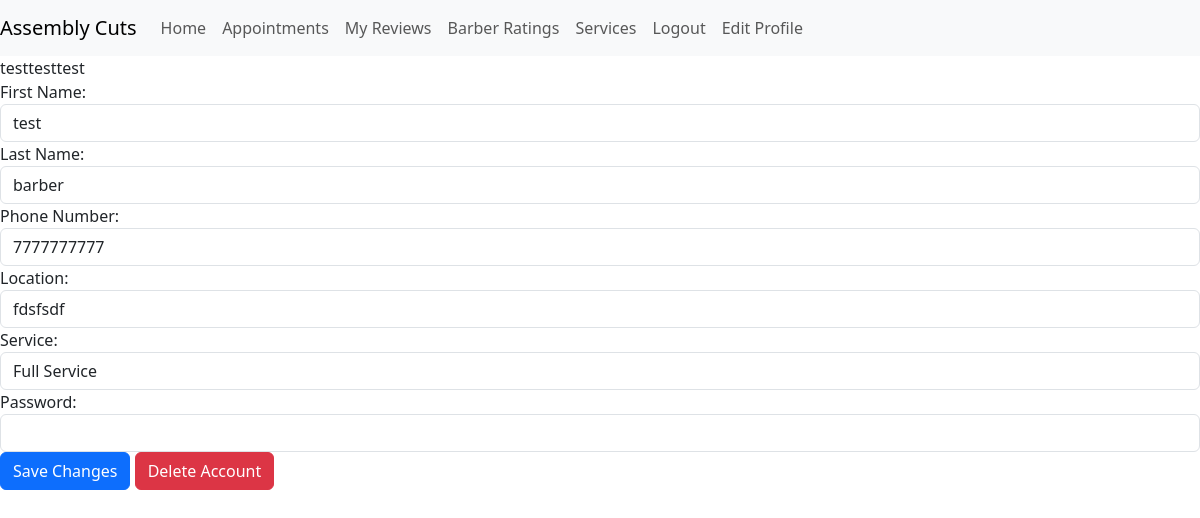
Screenshot of /home/edit-profile.php (signed in) with the database file from the repository.
### tables this page shows
CREATE TABLE `SERVICES` (
  `SERV_ID` int(11) NOT NULL,
  `SERV_NAME` varchar(50) NOT NULL,
  `PRICE` decimal(6,2) NOT NULL
);

CREATE TABLE `USERS` (
  `USER_ID` int(11) NOT NULL,
  `USERNAME` varchar(50) NOT NULL,
  `FIRST_NAME` varchar(50) NOT NULL,
  `LAST_NAME` varchar(50) NOT NULL,
  `PH_NUM` varchar(15) NOT NULL,
  `LOCATION` varchar(100) NOT NULL,
  `PASSWORD` varchar(50) NOT NULL
);

### home/edit-profile.php (the view, shortened to what this page needs)
<?php
include("../connection.php");
include("../functions.php");
include('../appointments/header.php');
if ($barber_check) {
    $service_options = get_services_choice($conn);
}
?>
<form method="post" action="edit-profile-result.php">
  <div class="form-group">
    <label for="first-name">First Name:</label>
    <input type="text" class="form-control" id="first-name" name="first-name" value="<?php echo $user_dta['FIRST_NAME']; ?>">
  </div>
  <div class="form-group">
    <label for="last-name">Last Name:</label>
    <input type="text" class="form-control" id="last-name" name="last-name" value="<?php echo $user_dta['LAST_NAME']; ?>">
  </div>
  <div class="form-group">
    <label for="phone-number">Phone Number:</label>
    <input type="text" class="form-control" id="phone-number" name="phone-number" value="<?php echo $user_dta['PH_NUM']; ?>">
  </div>
  <div class="form-group">
    <label for="location">Location:</label>
    <input type="text" class="form-control" id="location" name="location" value="<?php echo $user_dta['LOCATION']; ?>">
  </div>
  <?php if (is_barber($conn, $_SESSION['USER_ID'])) : ?>
  <div class="form-group">
    <label for="service">Service:</label>
    <select name="service" class="form-control" id="service">
    <?php echo $service_options; ?>
    </select>
  </div>
  <?php endif; ?>
  <div class="form-group">
    <label for="password">Password:</label>
    <input type="password" class="form-control" id="password" name="password">
  </div>
  <button type="submit" class="btn btn-primary">Save Changes</button>
  <a href="delete-account.php" class = "btn btn-danger">Delete Account</a>
</form>

### functions.php (shortened to what this page needs)
<?php
function get_services_choice($conn)
{
    $service_result = mysqli_query($conn, "SELECT * FROM SERVICES");
    $barber_service_name = mysqli_query($conn, "SELECT SERV_ID FROM BARBER WHERE BARBER_ID = " . $_SESSION['USER_ID']);
    $barber_service_name = mysqli_fetch_assoc($barber_service_name);
    $service_name = mysqli_query($conn, "SELECT SERV_NAME FROM SERVICES WHERE SERV_ID = " . $barber_service_name['SERV_ID']);
    $service_name = mysqli_fetch_assoc($service_name);
    $service_options = "";
    while ($row = mysqli_fetch_assoc($service_result)) {
        echo 'test';
        if ($row['SERV_NAME'] == $service_name['SERV_NAME']) {
            $service_options .= "<option value='" . $row['SERV_ID'] . "' selected>" . $row['SERV_NAME'] . "</option>";
        } else {
            $service_options .= "<option value='" . $row['SERV_ID'] . "'>" . $row['SERV_NAME'] . "</option>";
        }
    }
    return $service_options;
}
function check_if_user_login($conn)
{
    if (isset($_SESSION['USER_ID'])) {
        $id = $_SESSION['USER_ID'];
        $q = "select * from USERS where USER_ID = '$id' limit 1";
        $res = mysqli_query($conn, $q);
        if ($res && mysqli_num_rows($res) > 0) {
            $user_data = mysqli_fetch_assoc($res);
            return $user_data;
        }
    }
    die;
}
function is_barber($conn, $user_id)
{
    $q = "select * from BARBER where BARBER_ID = '$user_id' limit 1";
    $res = mysqli_query($conn, $q);
    if ($res && mysqli_num_rows($res) > 0) {
        return true;
    }
    return false;
}

### rows the page displays
services: service "Full Service"
users: first-name "test", last-name "barber", phone-number "7777777777", location "fdsfsdf"
